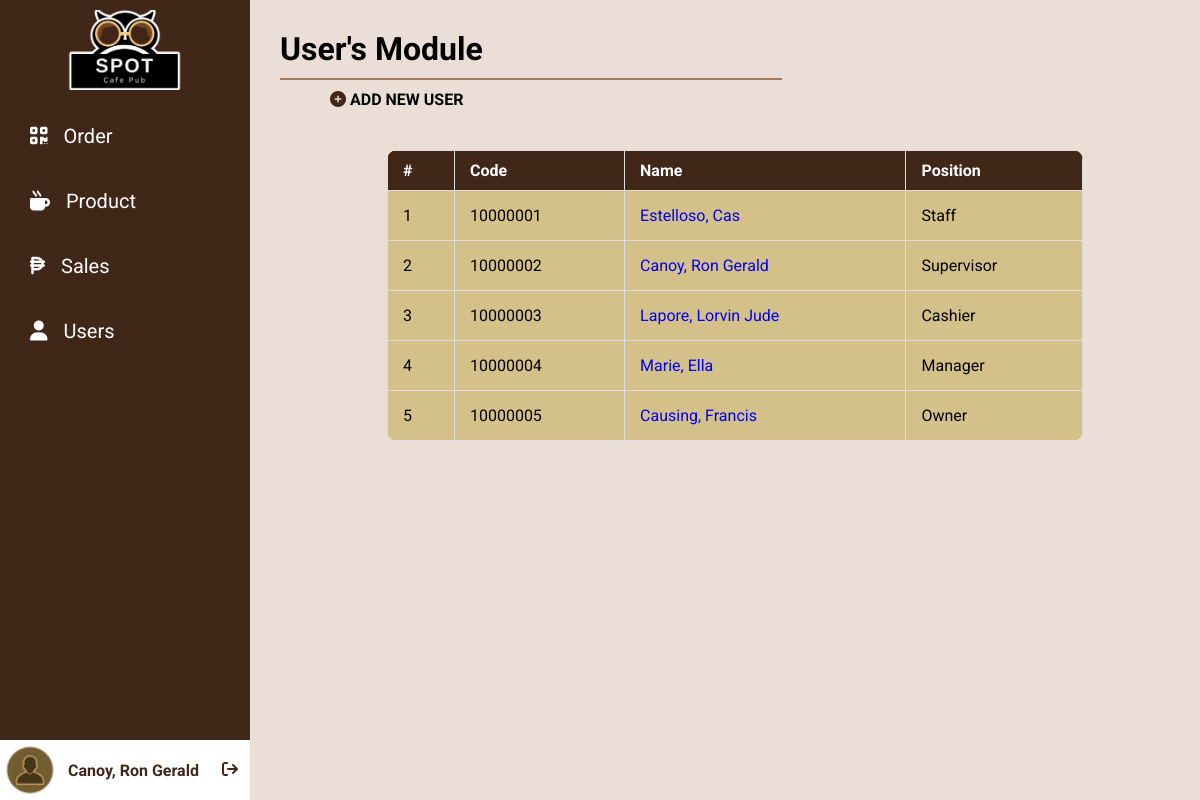
The app's page /index.php?page=users (signed in) with its own data.
### tables this page shows
CREATE TABLE `tbl_users` (
  `user_id` int(8) UNSIGNED NOT NULL,
  `user_lastname` varchar(180) NOT NULL DEFAULT '',
  `user_firstname` varchar(180) NOT NULL DEFAULT '',
  `user_email` varchar(180) NOT NULL DEFAULT '',
  `user_password` varchar(180) NOT NULL DEFAULT '',
  `user_date_added` date NOT NULL,
  `user_time_added` time NOT NULL,
  `user_date_updated` date NOT NULL,
  `user_time_updated` time NOT NULL,
  `user_status` int(1) NOT NULL DEFAULT 0,
  `user_token` varchar(255) NOT NULL DEFAULT '',
  `user_access` varchar(255) NOT NULL DEFAULT ''
);

### classes/class.user.php (called while the page is built, shortened)
<?php
class User{
	private $DB_SERVER='localhost';
	private $DB_USERNAME='root';
	private $DB_PASSWORD='';
	private $DB_DATABASE='db_wbapp';
	private $conn;
	public function __construct(){
		$this->conn = new PDO("mysql:host=".$this->DB_SERVER.";dbname=".$this->DB_DATABASE,$this->DB_USERNAME,$this->DB_PASSWORD);
	}
	public function list_users(){
		$sql="SELECT * FROM tbl_users";
		$q = $this->conn->query($sql) or die("failed!");
		while($r = $q->fetch(PDO::FETCH_ASSOC)){
		$data[]=$r;
		}
		if(empty($data)){
		   return false;
		}else{
			return $data;
		}
}
	function get_user_id($email){
		$sql="SELECT user_id FROM tbl_users WHERE user_email = :email";
		$q = $this->conn->prepare($sql);
		$q->execute(['email' => $email]);
		$user_id = $q->fetchColumn();
		return $user_id;
	}
	function get_user_firstname($id){
		$sql="SELECT user_firstname FROM tbl_users WHERE user_id = :id";
		$q = $this->conn->prepare($sql);
		$q->execute(['id' => $id]);
		$user_firstname = $q->fetchColumn();
		return $user_firstname;
	}
	function get_user_lastname($id){
		$sql="SELECT user_lastname FROM tbl_users WHERE user_id = :id";
		$q = $this->conn->prepare($sql);
		$q->execute(['id' => $id]);
		$user_lastname = $q->fetchColumn();
		return $user_lastname;
	}
}

### users-module/main.php (the view, shortened to what this page needs)
<table id="data-list">
      <tr>
        <th>#</th>
        <th>Code</th>
        <th>Name</th>
        <th>Position</th>
      </tr>
<?php
$count = 1;
if($user->list_users() != false){
foreach($user->list_users() as $value){
   extract($value);
?>
      <tr>
      <td><?php echo $count;?></td>
        <td><?php echo $user_id;?></td>
        <td><a href="index.php?page=users&action=profile&id=<?php echo $user_id;?>"><?php echo $user_lastname.', '.$user_firstname;?></a></td>
        <td><?php echo $user_access;?></td>
      </tr>
      <tr>
<?php
 $count++;
}
}else{
  echo "No Record Found.";
}
?>
    </table>

### index.php (shortened to what this page needs)
<?php
include_once 'classes/class.user.php';
$page = (isset($_GET['page']) && $_GET['page'] != '') ? $_GET['page'] : '';
$user = new User();
$user_id = $user->get_user_id($_SESSION['user_email']);
?>
<!DOCTYPE html>
<html lang="en" dir="ltr">
  <head>
<link rel="stylesheet" href="https://cdnjs.cloudflare.com/ajax/libs/font-awesome/6.3.0/css/all.min.css">
    <link rel="stylesheet" href="css/custom.css?<?php echo time();?>">
</head>
  <body>
    <div class="sidebar">
        <center>
    <img src="media/RECTANGLE.png" alt="Cafe Logo">
</center>
    <ul>
     <li><a href="index.php?page=orders"><i class="fa-solid fa-qrcode"></i>Order</a></li>
     <li><a href="index.php?page=products"><i class="fa-solid fa-mug-hot"></i>Product</a></li>
     <li><a href="index.php?page=sales"><i class="fa-solid fa-peso-sign"></i>Sales</a></li>
     <li><a href="index.php?page=users"><i class="fa-solid fa-user"></i>Users</a></li>
     </ul>
    <div class="navfoot">
<img src="media/avatar.png" alt="Avatar">
<div class="name">
  <?php echo $user->get_user_lastname($user_id).', '.$user->get_user_firstname($user_id);?> &nbsp; <a href="logout.php"><i class="fa-solid fa-arrow-right-from-bracket"></i></a>
</div>
</div>
   </div>
<div id="content">
<?php
      switch($page){
        case 'users':
          require_once 'users-module/index.php';
      break;
            }
    ?>
  </body>
</html>

### css/custom.css (style rules this page uses)
* { list-style: none; text-decoration: none; margin:0; padding: 0; }
html { scroll-behavior: smooth; }
body { background-color: #eaded6; }
.sidebar { position: fixed; width: 250px; height: 100%; background: #412718; }
.sidebar ul a { display: block; height: 100%; width: 100%; line-height: 65px; font-size: 20px; color: white; padding-left: 30px; transition: .4s; }
.sidebar img { height: 80px; padding: 10px; }
.navfoot { position:absolute;bottom:0; display: flex; align-items: center; width: 250px; background-color: #FFFFFF; }
.navfoot img { height: 50px; float: left; padding: 5px; }
.sidebar ul a i { margin-right: 16px; }
#content { padding: 30px; margin-left:250px; position: fixed; height: 70px; width: 100%; z-index: 999; background-color:#eaded6; }
table { border-collapse: collapse; border-radius: 10px; overflow: hidden; }
#data-list { width:80%; }
#data-list tr { border-radius: 50px; background-color: rgb(212, 193, 138); }
#data-list td, #data-list th { border: 1px solid #ddd; padding: 15px; }
#data-list th { padding-top: 10px; padding-bottom: 10px; text-align: left; background-color: #412718; color: white; }
.name { float: right; width: 170px; display: block; padding: 8px; color: #412718; font-weight:bolder; }
.fa-arrow-right-from-bracket { float: right; text-decoration: none; color: #412718; }
* { font-family: Roboto; }

### records on screen
tbl_users: $user->get_user_lastname($user_id) "Canoy", $user->get_user_firstname($user_id) "Ron Gerald", user_id "10000002", user_lastname "Canoy", user_firstname "Ron Gerald", user_access "Supervisor"
tbl_users: user_id "10000001", user_lastname "Estelloso", user_firstname "Cas", user_access "Staff"
tbl_users: user_id "10000003", user_lastname "Lapore", user_firstname "Lorvin Jude", user_access "Cashier"
tbl_users: user_id "10000004", user_lastname "Marie", user_firstname "Ella", user_access "Manager"
tbl_users: user_id "10000005", user_lastname "Causing", user_firstname "Francis", user_access "Owner"
